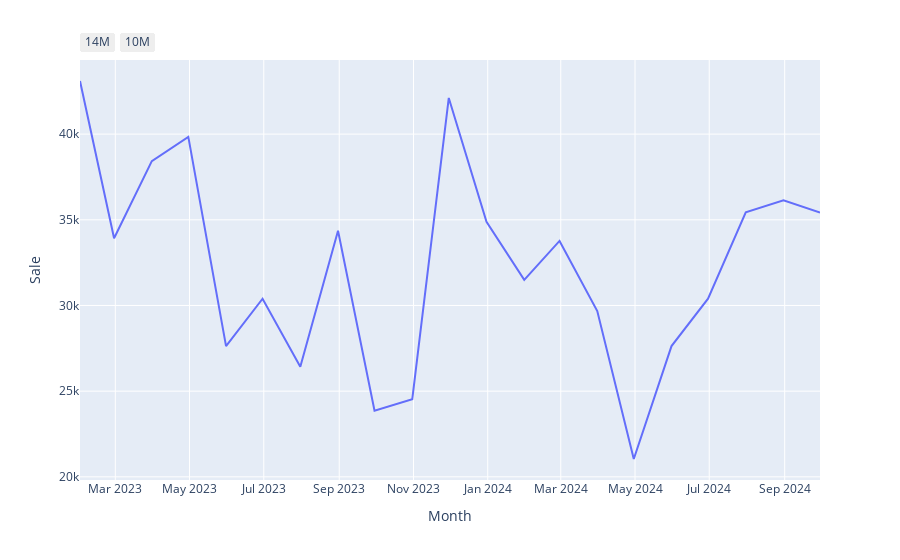

Notebook cell for this chart:
### Code cell
# plot a line chart
line_fig = px.line(df_group, x=df_group.index, y='Sale')
line_fig.update_layout(dict(xaxis=dict(rangeselector=dict(buttons=date_buttons)))
    
)

### Figure 1 — Plotly figure (JSON) as saved in the notebook; plotly's stock layout.template omitted (floating-point values rounded to 4 significant figures)
{"data": [{"hovertemplate": "Month=%{x}<br>Sale=%{y}<extra></extra>", "legendgroup": "", "line": {"color": "#636efa", "dash": "solid"}, "marker": {"symbol": "circle"}, "mode": "lines", "name": "", "orientation": "v", "showlegend": false, "type": "scatter", "x": ["2023-01-31T00:00:00.000000000", "2023-02-28T00:00:00.000000000", "2023-03-31T00:00:00.000000000", "2023-04-30T00:00:00.000000000", "2023-05-31T00:00:00.000000000", "2023-06-30T00:00:00.000000000", "2023-07-31T00:00:00.000000000", "2023-08-31T00:00:00.000000000", "2023-09-30T00:00:00.000000000", "2023-10-31T00:00:00.000000000", "2023-11-30T00:00:00.000000000", "2023-12-31T00:00:00.000000000", "2024-01-31T00:00:00.000000000", "2024-02-29T00:00:00.000000000", "2024-03-31T00:00:00.000000000", "2024-04-30T00:00:00.000000000", "2024-05-31T00:00:00.000000000", "2024-06-30T00:00:00.000000000", "2024-07-31T00:00:00.000000000", "2024-08-31T00:00:00.000000000", "2024-09-30T00:00:00.000000000"], "xaxis": "x", "y": [43100.0, 33920.0, 38420.0, 39840.0, 27630.0, 30390.0, 26430.0, 34360.0, 23850.0, 24530.0, 42110.0, 34880.0, 31490.0, 33770.0, 29670.0, 21040.0, 27630.0, 30390.0, 35430.0, 36140.0, 35420.0], "yaxis": "y"}], "layout": {"legend": {"tracegroupgap": 0}, "margin": {"t": 60}, "xaxis": {"anchor": "y", "domain": [0, 1], "rangeselector": {"buttons": [{"count": 6, "label": "14M", "step": "month", "stepmode": "backward"}, {"count": 10, "label": "10M", "step": "year", "stepmode": "todate"}]}, "title": {"text": "Month"}}, "yaxis": {"anchor": "x", "domain": [0, 1], "title": {"text": "Sale"}}}}
